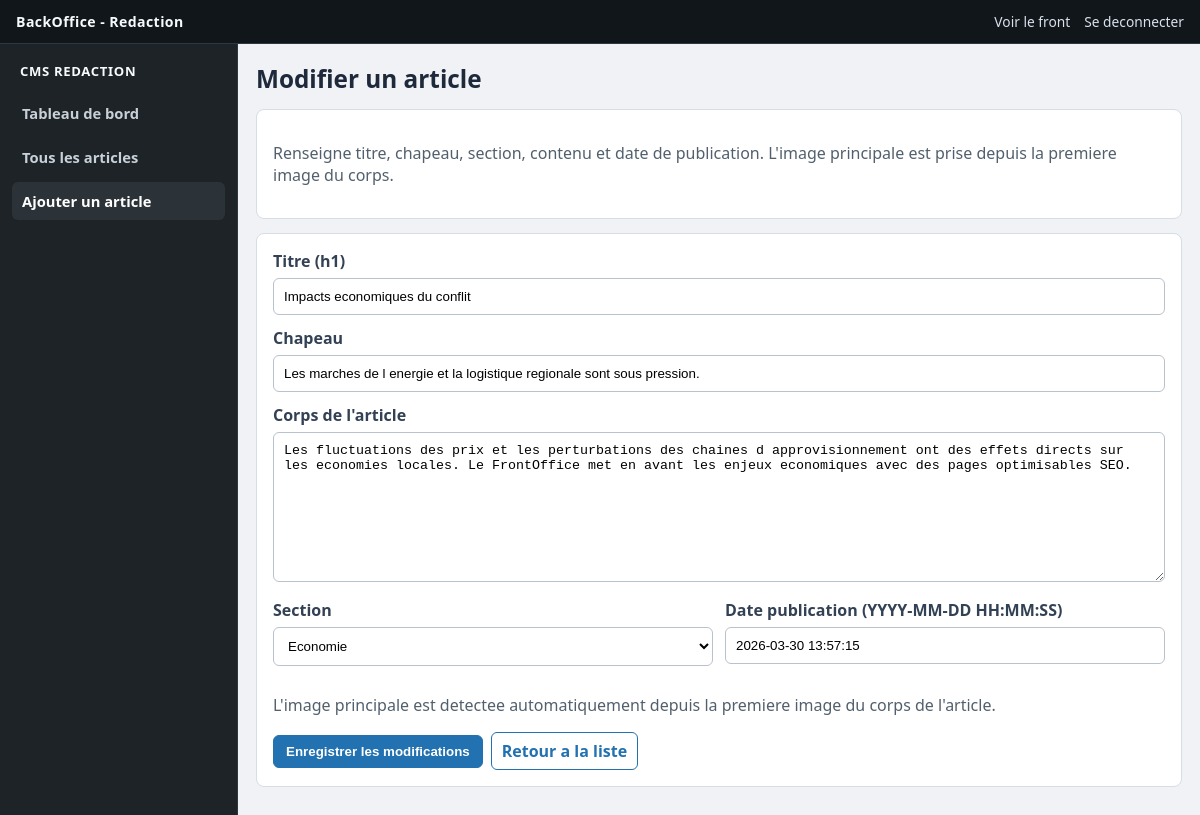
The page /admin/article_form.php?id=2 (signed in) on the database its author committed.
### tables this page shows
CREATE TABLE articles (
    id INT AUTO_INCREMENT PRIMARY KEY,
    titre VARCHAR(255) NOT NULL,
    chapeau TEXT NOT NULL,  
    corps LONGTEXT NOT NULL,
    image_principale VARCHAR(255) DEFAULT NULL,
    image_alt VARCHAR(255) DEFAULT NULL,
    slug VARCHAR(255) NOT NULL UNIQUE,
    section_id INT NOT NULL DEFAULT 1,
    meta_title VARCHAR(255) DEFAULT NULL,  
    date_publication DATETIME NOT NULL DEFAULT CURRENT_TIMESTAMP,
    created_at DATETIME DEFAULT CURRENT_TIMESTAMP,
    updated_at DATETIME DEFAULT CURRENT_TIMESTAMP ON UPDATE CURRENT_TIMESTAMP,
    CONSTRAINT fk_articles_section FOREIGN KEY (section_id) REFERENCES sections(id)
);

CREATE TABLE sections (
    id INT AUTO_INCREMENT PRIMARY KEY,
    nom VARCHAR(100) NOT NULL UNIQUE,
    slug VARCHAR(120) NOT NULL UNIQUE,
    created_at DATETIME DEFAULT CURRENT_TIMESTAMP,
    updated_at DATETIME DEFAULT CURRENT_TIMESTAMP ON UPDATE CURRENT_TIMESTAMP
);

### admin/article_controller.php (called while the page is built, shortened)
<?php
function adminFetchArticleById(int $id): ?array
{
    $pdo = getPDOConnection();
    $stmt = $pdo->prepare(
        'SELECT a.*, s.nom AS section
         FROM articles a
         INNER JOIN sections s ON s.id = a.section_id
         WHERE a.id = :id
         LIMIT 1'
    );
    $stmt->execute(['id' => $id]);
    $article = $stmt->fetch();
    return $article ?: null;
}
function adminFetchSections(): array
{
    $pdo = getPDOConnection();
    $stmt = $pdo->query('SELECT id, nom, slug FROM sections ORDER BY nom ASC');
    return $stmt->fetchAll();
}

### admin/article_form.php (the view, shortened to what this page needs)
<?php
require_once __DIR__ . '/article_controller.php';
$id = isset($_GET['id']) ? (int) $_GET['id'] : 0;
$isEdit = $id > 0;
$defaultData = [
    'titre' => '',
    'chapeau' => '',
    'corps' => '',
    'image_principale' => '',
    'image_alt' => '',
    'slug' => '',
    'section_id' => '',
    'meta_title' => '',
    'date_publication' => date('Y-m-d H:i:s'),
];
$sections = adminFetchSections();
if (!empty($sections)) {
    $defaultSectionId = (int) $sections[0]['id'];
    foreach ($sections as $section) {
        if ((string) ($section['slug'] ?? '') === 'international') {
            $defaultSectionId = (int) $section['id'];
            break;
        }
    }
    $defaultData['section_id'] = (string) $defaultSectionId;
}
$articleData = $defaultData;
if ($isEdit) {
    $found = adminFetchArticleById($id);
    if ($found === null) {
        $error = 'Article introuvable.';
        $isEdit = false;
    } else {
        foreach ($defaultData as $key => $value) {
            $articleData[$key] = (string) ($found[$key] ?? $value);
        }
    }
}
?>
<!DOCTYPE html>
<html lang="fr">
<head>
    <link rel="stylesheet" href="assets/admin.css">
</head>
<body>
    <div class="admin-shell">
        <header class="topbar">
            <p class="topbar__title">BackOffice - Redaction</p>
            <div class="topbar__links">
                <a href="../" target="_blank" rel="noopener noreferrer">Voir le front</a>
                <a href="logout.php">Se deconnecter</a>
            </div>
        </header>
        <aside class="sidebar">
            <span class="sidebar__brand">CMS REDACTION</span>
            <nav class="sidebar__menu">
                <a href="dashboard.php">Tableau de bord</a>
                <a href="articles.php">Tous les articles</a>
                <a class="active" href="article_form.php">Ajouter un article</a>
            </nav>
        </aside>
        <main class="main">
            <div class="container">
                <h1 class="page-title"><?php echo $isEdit ? 'Modifier un article' : 'Ajouter un article'; ?></h1>
                <section class="card">
                    <p class="muted">Renseigne titre, chapeau, section, contenu et date de publication. L'image principale est prise depuis la premiere image du corps.</p>
                </section>
                <section class="card">
                    <form method="post">
                        <label for="titre">Titre (h1)</label>
                        <input id="titre" name="titre" value="<?php echo htmlspecialchars($articleData['titre'], ENT_QUOTES, 'UTF-8'); ?>" required>
                        <label for="chapeau">Chapeau</label>
                        <input id="chapeau" name="chapeau" value="<?php echo htmlspecialchars($articleData['chapeau'], ENT_QUOTES, 'UTF-8'); ?>" required>
                        <label for="corps">Corps de l'article</label>
                        <textarea class="rich-editor" id="corps" name="corps"><?php echo htmlspecialchars($articleData['corps'], ENT_QUOTES, 'UTF-8'); ?></textarea>
                        <div class="grid">
                            <div>
                                <label for="section">Section</label>
                                <select id="section" name="section_id" required>
                                    <?php foreach ($sections as $section): ?>
                                        <option value="<?php echo (int) $section['id']; ?>" <?php echo ((string) $section['id'] === (string) $articleData['section_id']) ? 'selected' : ''; ?>>
                                            <?php echo htmlspecialchars((string) $section['nom'], ENT_QUOTES, 'UTF-8'); ?>
                                        </option>
                                    <?php endforeach; ?>
                                </select>
                            </div>
                            <div>
                                <label for="date_publication">Date publication (YYYY-MM-DD HH:MM:SS)</label>
                                <input id="date_publication" name="date_publication" value="<?php echo htmlspecialchars($articleData['date_publication'], ENT_QUOTES, 'UTF-8'); ?>">
                            </div>
                        </div>
                        <p class="muted">L'image principale est detectee automatiquement depuis la premiere image du corps de l'article.</p>
                        <div class="form-actions">
                            <button class="btn" type="submit"><?php echo $isEdit ? 'Enregistrer les modifications' : 'Publier'; ?></button>
                            <a class="btn-outline" href="articles.php">Retour a la liste</a>
                        </div>
                    </form>
                </section>
            </div>
        </main>
    </div>
</body>
</html>

### admin/assets/admin.css (style rules this page uses)
:root { --admin-bg: #f0f2f5; --admin-surface: #ffffff; --admin-sidebar: #1d2327; --admin-top: #11161a; --admin-ink: #1e293b; --admin-muted: #52606d; --admin-line: #d6dde4; --admin-primary: #2271b1; --admin-primary-hover: #135e96; --admin-danger: #b42318; }
* { box-sizing: border-box; }
body { margin: 0; background: var(--admin-bg); color: var(--admin-ink); font-family: "Segoe UI", Tahoma, sans-serif; }
.admin-shell { min-height: 100vh; display: grid; grid-template-columns: 238px minmax(0, 1fr); grid-template-rows: 44px minmax(0, 1fr); grid-template-areas: "top top" "side main"; }
.topbar { grid-area: top; display: flex; align-items: center; justify-content: space-between; padding: 0 16px; background: var(--admin-top); color: #f7fafc; border-bottom: 1px solid #2d3942; }
.topbar__title { margin: 0; font-size: 0.88rem; font-weight: 600; letter-spacing: 0.03em; }
.topbar__links { display: flex; gap: 14px; }
.topbar a, .sidebar a { color: inherit; text-decoration: none; }
.topbar a { font-size: 0.86rem; color: #d9e2ec; }
.sidebar { grid-area: side; background: var(--admin-sidebar); color: #c8d1d8; padding: 14px 12px; border-right: 1px solid #2d3942; }
.sidebar__brand { display: block; margin: 4px 8px 14px; color: #f8fafc; font-weight: 700; letter-spacing: 0.05em; font-size: 0.82rem; }
.sidebar__menu { display: grid; gap: 6px; }
.sidebar__menu a { padding: 9px 10px; border-radius: 6px; font-size: 0.92rem; font-weight: 600; }
.sidebar__menu a:hover, .sidebar__menu a.active { background: #2c3338; color: #ffffff; }
.main { grid-area: main; padding: 18px; display: flex; justify-content: center; }
.container { width: 100%; max-width: 1120px; }
.page-title { margin-top: 0; margin-bottom: 14px; font-size: 1.52rem; }
.card { background: var(--admin-surface); border: 1px solid var(--admin-line); border-radius: 8px; padding: 16px; margin-bottom: 14px; }
.muted { color: var(--admin-muted); }
a.btn, button.btn { display: inline-block; border: 1px solid var(--admin-primary); background: var(--admin-primary); color: #fff; text-decoration: none; border-radius: 6px; padding: 8px 12px; font-weight: 600; cursor: pointer; }
a.btn-outline { display: inline-block; border: 1px solid var(--admin-primary); color: var(--admin-primary); text-decoration: none; border-radius: 6px; padding: 7px 10px; font-weight: 600; }
label { display: block; margin-bottom: 6px; font-weight: 600; color: #334155; }
input, textarea, select { width: 100%; border: 1px solid #b8c2cc; border-radius: 6px; padding: 10px; margin-bottom: 12px; background: #fff; }
textarea { resize: vertical; min-height: 150px; }
.grid { display: grid; grid-template-columns: 1fr 1fr; gap: 12px; }
.form-actions { display: flex; flex-wrap: wrap; gap: 8px; align-items: center; }

### rows shown on the page
articles: titre "Impacts economiques du conflit", chapeau "Les marches de l energie et la logistique regionale sont sous pression.", corps "Les fluctuations des prix et les perturbations des chaines d approvisionnement ont des effets directs sur les economies locales. Le FrontOffice met en avant les enjeux economiques avec des pages optimisables SEO.", section_id "Economie", date_publication "2026-03-30 13:57:15"
